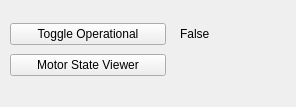
<?xml version="1.0" encoding="UTF-8"?>
<ui version="4.0">
 <class>control_buttons</class>
 <widget class="QWidget" name="control_buttons">
  <property name="geometry">
   <rect>
    <x>0</x>
    <y>0</y>
    <width>296</width>
    <height>107</height>
   </rect>
  </property>
  <property name="windowTitle">
   <string>Form</string>
  </property>
  <widget class="QWidget" name="layoutWidget">
   <property name="geometry">
    <rect>
     <x>180</x>
     <y>20</y>
     <width>101</width>
     <height>61</height>
    </rect>
   </property>
   <layout class="QVBoxLayout" name="verticalLayout_2">
    <item>
     <widget class="QLabel" name="labelToggleOperational">
      <property name="text">
       <string>False</string>
      </property>
     </widget>
    </item>
    <item>
     <widget class="QLabel" name="labelMotorStateViewer">
      <property name="text">
       <string></string>
      </property>
     </widget>
    </item>
   </layout>
  </widget>
  <widget class="QWidget" name="layoutWidget_2">
   <property name="geometry">
    <rect>
     <x>10</x>
     <y>20</y>
     <width>156</width>
     <height>61</height>
    </rect>
   </property>
   <layout class="QVBoxLayout" name="verticalLayout">
    <item>
     <widget class="QPushButton" name="pushButtonToggleOperational">
      <property name="text">
       <string>Toggle Operational</string>
      </property>
     </widget>
    </item>
    <item>
     <widget class="QPushButton" name="pushButtonMotorStateViewer">
      <property name="text">
       <string>Motor State Viewer</string>
      </property>
     </widget>
    </item>
   </layout>
  </widget>
 </widget>
 <resources/>
 <connections/>
</ui>
